Frame 1 (no input): blank canvas, image omitted
Frame 60 (the mouse pressed at the canvas centre just before this capture): blank canvas, image omitted
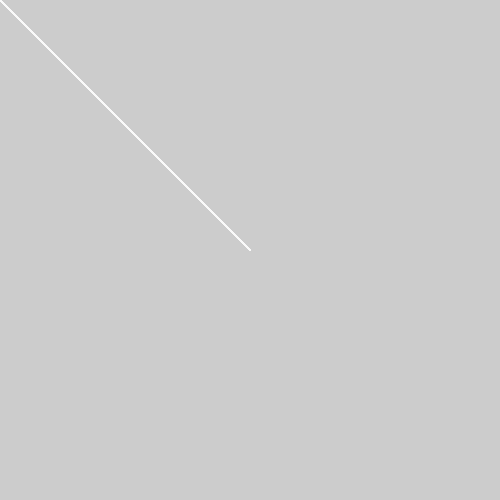
Frame 120 (the mouse held since frame 60 and released just before this capture)

The Processing sketch whose frames 1 and 60 were blank and that drew this single picture after the mouse press (run headless with seeded random() and noise(); from frame 60 on, the mouse is pressed at the canvas centre):

// Processing sketch: processing_181711
// ── processing_181711.pde


void setup() 
{size(500, 500);

};
 
void draw() 
{stroke(mouseY, mouseX, mouseY);
line(0 ,0, mouseX, mouseY);


};
